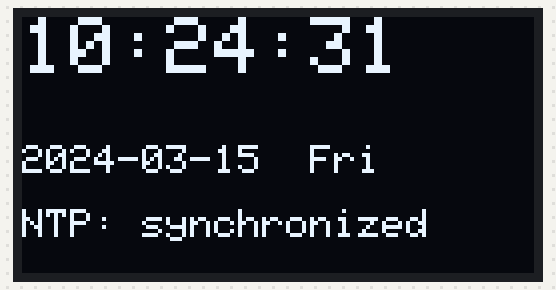
The sketch below on a simulated ESP32. On the bench: 128×64 one-colour display. WiFi joins after 1.5 s; servers stay silent unless stated; the local clock reads 2024-03-15 10:24:30 at power-on unless the sketch sets it; what the sketch prints to the serial monitor is not drawn.

Above: at 1.7 s.
At 5.7 s:
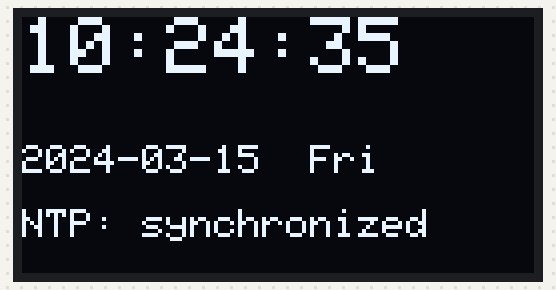
At 10.7 s:
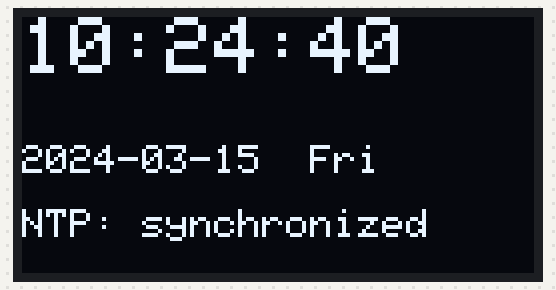
At 19.7 s:
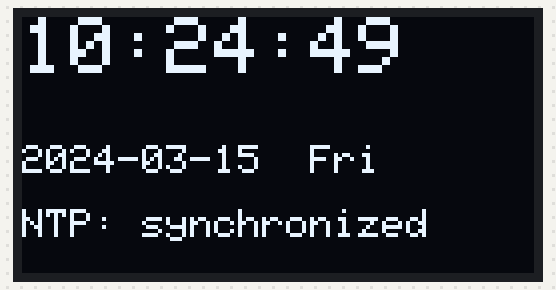
At 28.7 s:
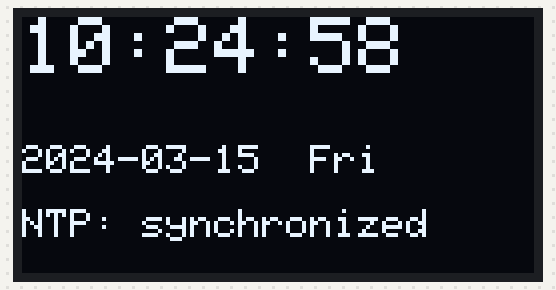
At 38.7 s:
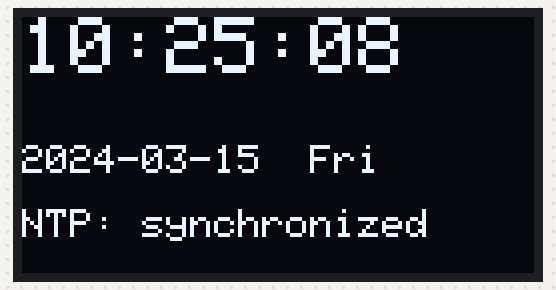

Measured:
- what the display in image 0 shows lasts 1.0 s, from 1.6 s to 2.6 s

The sketch:

sketch_jul29a.ino
```cpp
#include <Arduino.h>

#include <secrets.h>

#include "display/OledDisplay.h"
#include "network/WifiConnection.h"
#include "time/NetworkClock.h"

namespace {

constexpr uint32_t kWifiTimeoutMs = 15000;
constexpr uint32_t kNtpTimeoutMs = 30000;
constexpr uint32_t kDisplayIntervalMs = 1000;

OledDisplay display;
WifiConnection wifi;
NetworkClock networkClock;
uint32_t lastDisplayUpdate = 0;

void connectAndStartClock() {
  display.showStatus("Connecting WiFi...", WIFI_SSID);
  if (!wifi.connect(WIFI_SSID, WIFI_PASSWORD, kWifiTimeoutMs)) {
    display.showStatus("WiFi connection", "failed", "Retrying...");
    return;
  }

  display.showStatus("Syncing time...", "NTP");
  networkClock.begin();
  if (!networkClock.waitForSync(kNtpTimeoutMs)) {
    Serial.println("NTP sync is pending; SNTP will continue in the background");
  }
}

}  // namespace

void setup() {
  Serial.begin(115200);

  if (!display.begin()) {
    Serial.println("OLED initialization failed");
    for (;;) {
      delay(1000);
    }
  }
  Serial.println("OLED initialized");

  connectAndStartClock();
}

void loop() {
  if (!wifi.isConnected()) {
    Serial.println("WiFi disconnected; reconnecting");
    connectAndStartClock();
    return;
  }

  if (millis() - lastDisplayUpdate >= kDisplayIntervalMs) {
    lastDisplayUpdate = millis();
    tm localTime{};
    if (networkClock.getLocalTime(localTime)) {
      display.showClock(&localTime);
    } else {
      display.showClock(nullptr);
    }
  }
}
```

secrets.example.h
```cpp
#pragma once

#define WIFI_SSID "your-wifi-ssid"
#define WIFI_PASSWORD "your-wifi-password"
```

OledDisplay.cpp
```cpp
#include "OledDisplay.h"

#include <Adafruit_GFX.h>
#include <Adafruit_SSD1306.h>
#include <Wire.h>

namespace {

constexpr int kScreenWidth = 128;
constexpr int kScreenHeight = 64;
constexpr int kSdaPin = 21;
constexpr int kSclPin = 22;
constexpr uint8_t kI2cAddress = 0x3C;

Adafruit_SSD1306 screen(kScreenWidth, kScreenHeight, &Wire, -1);
const char* const kWeekdays[] = {"Sun", "Mon", "Tue", "Wed",
                                 "Thu", "Fri", "Sat"};

}  // namespace

bool OledDisplay::begin() {
  Wire.begin(kSdaPin, kSclPin);
  return screen.begin(SSD1306_SWITCHCAPVCC, kI2cAddress);
}

void OledDisplay::showStatus(const char* line1, const char* line2,
                             const char* line3) {
  screen.clearDisplay();
  screen.setTextSize(1);
  screen.setTextColor(WHITE);
  screen.setCursor(0, 0);
  screen.print(line1);
  if (line2[0] != '\0') {
    screen.setCursor(0, 16);
    screen.print(line2);
  }
  if (line3[0] != '\0') {
    screen.setCursor(0, 32);
    screen.print(line3);
  }
  screen.display();
}

void OledDisplay::showClock(const tm* localTime) {
  screen.clearDisplay();
  screen.setTextColor(WHITE);
  screen.setTextSize(2);
  screen.setCursor(0, 0);

  if (localTime != nullptr) {
    screen.printf("%02d:%02d:%02d", localTime->tm_hour, localTime->tm_min,
                  localTime->tm_sec);

    const int weekdayIndex = localTime->tm_wday;
    const char* weekday = weekdayIndex >= 0 && weekdayIndex < 7
                              ? kWeekdays[weekdayIndex]
                              : "---";
    screen.setTextSize(1);
    screen.setCursor(0, 32);
    screen.printf("%04d-%02d-%02d  %s", localTime->tm_year + 1900,
                  localTime->tm_mon + 1, localTime->tm_mday, weekday);
    screen.setCursor(0, 48);
    screen.print("NTP: synchronized");
  } else {
    screen.print("--:--:--");
    screen.setTextSize(1);
    screen.setCursor(0, 32);
    screen.print("Waiting for NTP time");
    screen.setCursor(0, 48);
    screen.print("NTP: connecting");
  }

  screen.display();
}
```

OledDisplay.h
```cpp
#pragma once

#include <time.h>

class OledDisplay {
 public:
  bool begin();
  void showStatus(const char* line1, const char* line2 = "",
                  const char* line3 = "");
  void showClock(const tm* localTime);
};
```

WifiConnection.cpp
```cpp
#include "WifiConnection.h"

#include <WiFi.h>

bool WifiConnection::connect(const char* ssid, const char* password,
                             uint32_t timeoutMs) {
  WiFi.mode(WIFI_STA);
  WiFi.begin(ssid, password);
  Serial.printf("Connecting to %s", ssid);

  const uint32_t startedAt = millis();
  while (!isConnected() && millis() - startedAt < timeoutMs) {
    delay(250);
    Serial.print(".");
  }
  Serial.println();

  if (!isConnected()) {
    Serial.println("WiFi connection failed");
    return false;
  }

  Serial.print("Connected; IP: ");
  Serial.println(WiFi.localIP());
  return true;
}

bool WifiConnection::isConnected() const {
  return WiFi.status() == WL_CONNECTED;
}
```

WifiConnection.h
```cpp
#pragma once

#include <Arduino.h>

class WifiConnection {
 public:
  bool connect(const char* ssid, const char* password, uint32_t timeoutMs);
  bool isConnected() const;
};
```

NetworkClock.cpp
```cpp
#include "NetworkClock.h"

namespace {

constexpr char kTimezone[] = "CST-8";
constexpr char kNtpServer1[] = "pool.ntp.org";
constexpr char kNtpServer2[] = "time.nist.gov";
constexpr char kNtpServer3[] = "ntp1.tw";
constexpr time_t kMinimumValidEpoch = 1704067200;

}  // namespace

void NetworkClock::begin() {
  configTzTime(kTimezone, kNtpServer1, kNtpServer2, kNtpServer3);
  Serial.println("SNTP started (Asia/Taipei)");
}

bool NetworkClock::waitForSync(uint32_t timeoutMs) const {
  Serial.print("Waiting for NTP");
  const uint32_t startedAt = millis();
  while (!isSynchronized() && millis() - startedAt < timeoutMs) {
    delay(250);
    Serial.print(".");
  }
  Serial.println();

  if (!isSynchronized()) {
    Serial.println("NTP sync not available yet");
    return false;
  }

  tm localTime{};
  if (getLocalTime(localTime)) {
    Serial.printf("NTP synchronized: %04d-%02d-%02d %02d:%02d:%02d\n",
                  localTime.tm_year + 1900, localTime.tm_mon + 1,
                  localTime.tm_mday, localTime.tm_hour, localTime.tm_min,
                  localTime.tm_sec);
  }
  return true;
}

bool NetworkClock::getLocalTime(tm& result) const {
  if (!isSynchronized()) {
    return false;
  }

  const time_t currentTime = time(nullptr);
  return localtime_r(&currentTime, &result) != nullptr;
}

bool NetworkClock::isSynchronized() const {
  return time(nullptr) >= kMinimumValidEpoch;
}
```

NetworkClock.h
```cpp
#pragma once

#include <Arduino.h>
#include <time.h>

class NetworkClock {
 public:
  void begin();
  bool waitForSync(uint32_t timeoutMs) const;
  bool getLocalTime(tm& result) const;

 private:
  bool isSynchronized() const;
};
```
